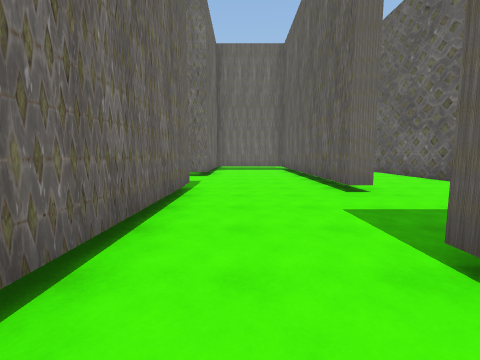
[1] (above)

24 first-person views from a walk through a scene from a Unity 3-D project. The camera is 1.5 m above the floor, tilts 6° down and sees 90° across. The floor is counted in squares, 2 m on a side. Each view is taken from the middle of a square. On the plan, view 1 faces up. The plan holds only what a view shows up to about 9 squares ahead; the rest is blank. The place goes on beyond the plan. The player is left out.

[2]
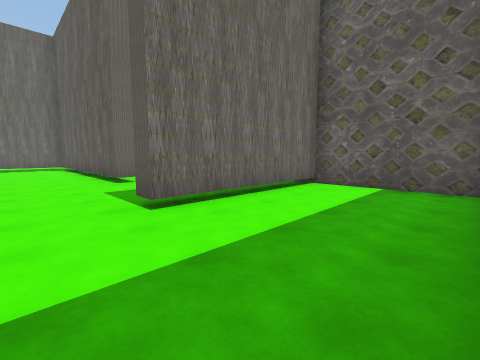

[3]
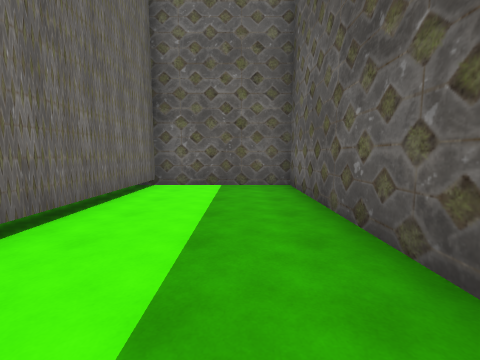

[4]
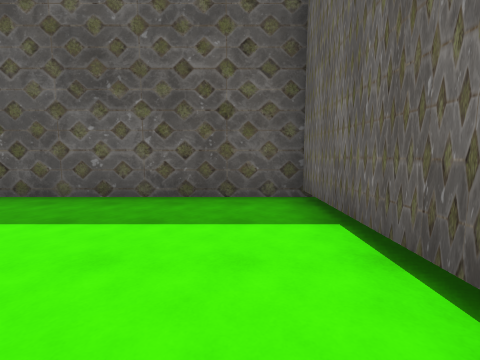

[5]
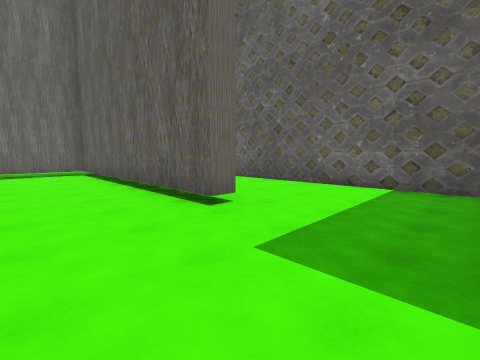

[6]
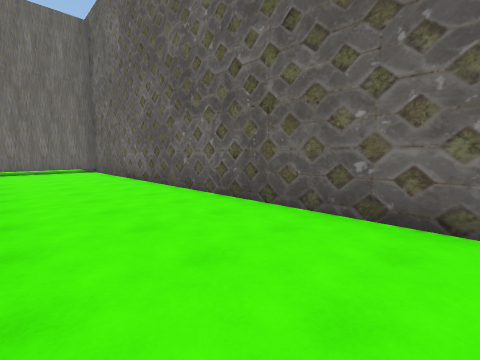

[7]
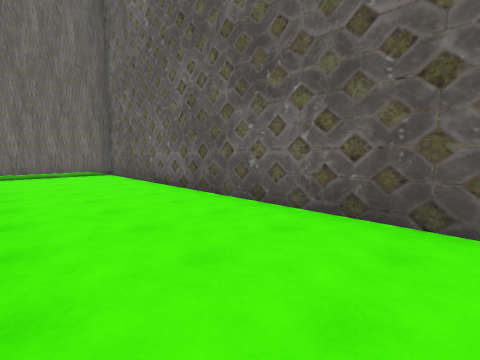

[8]
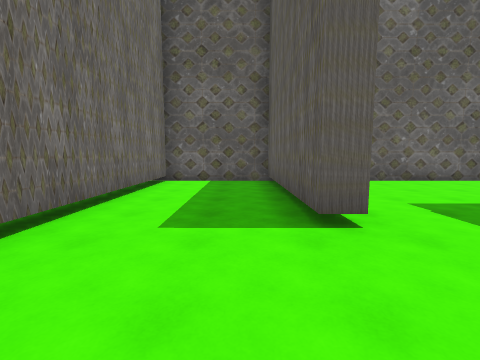

[9]
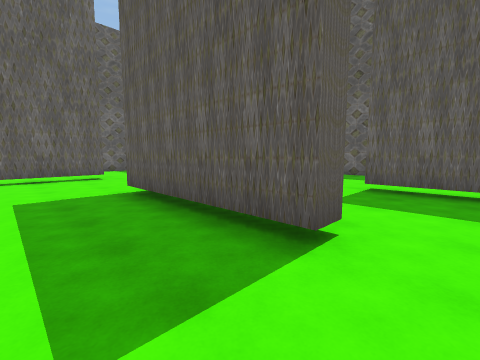

[10]
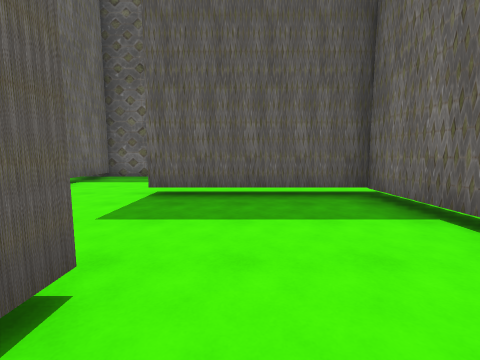

[11]
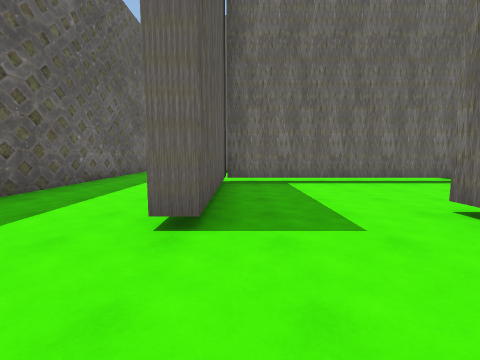

[12]
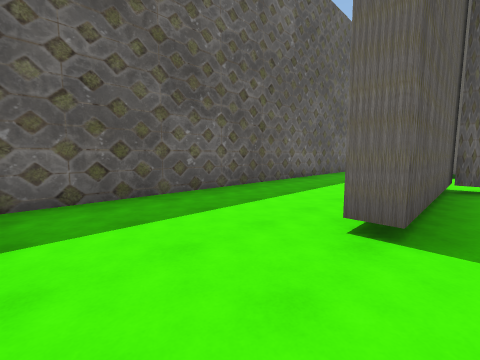

[13]
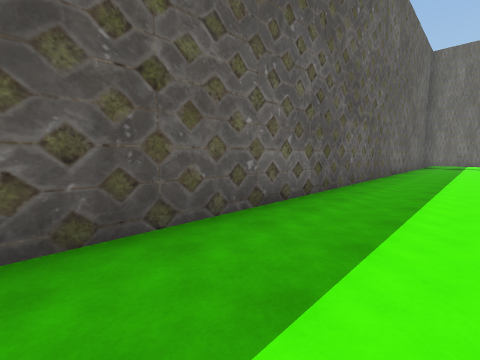

[14]
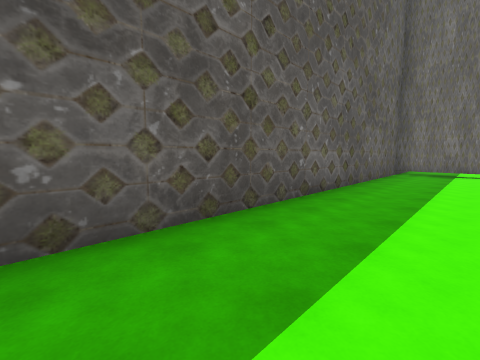

[15]
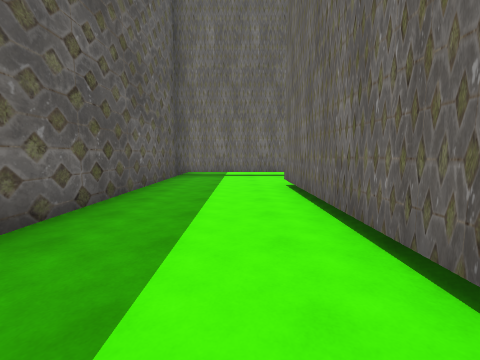

[16]
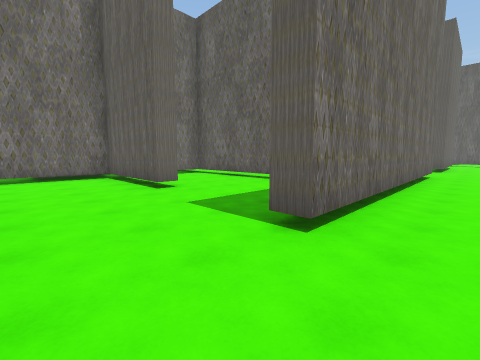

[17]
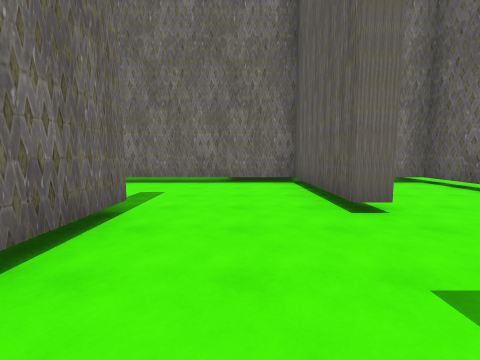

[18]
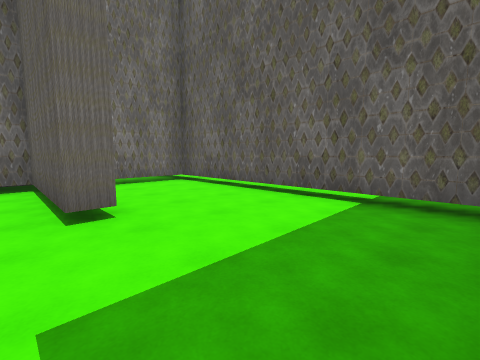

[19]
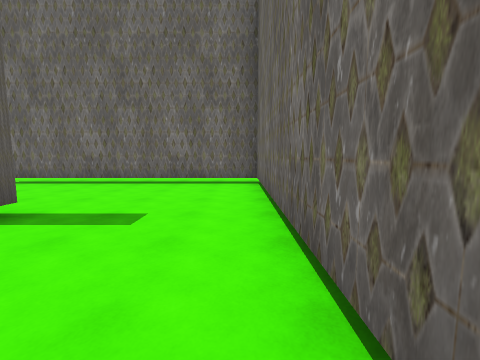

[20]
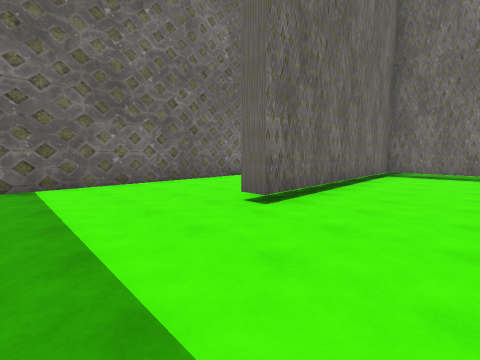

[21]
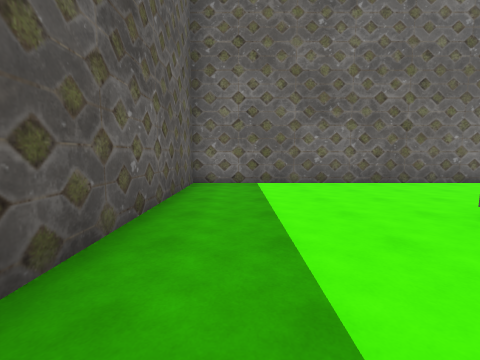

[22]
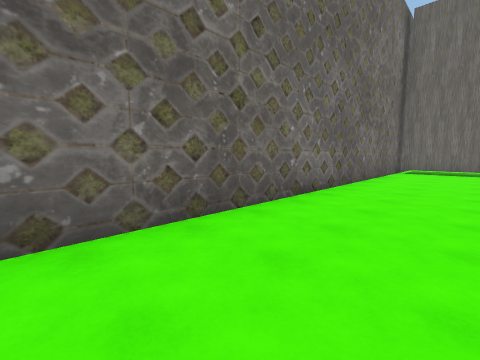

[23]
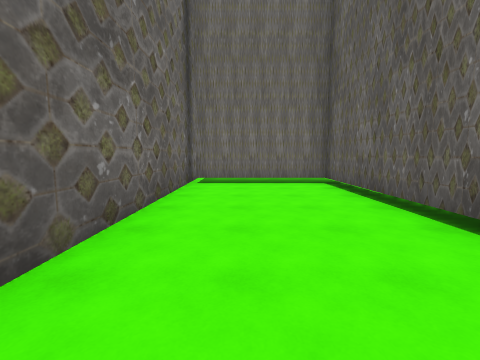

[24]
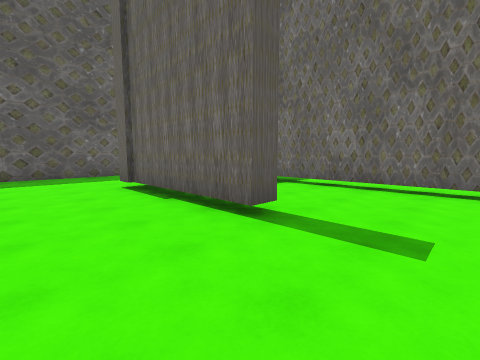

### Floor plan
Key: @ floor where view 1 was taken; # wall or solid block; . floor; T thing the floor can be seen under or through.
Columns run from 31 left of view 1 to 6 right of it. Each row starts with its distance up from view 1.
 19                                 ######
 18                                ......#
 17                               .......#
 16                                ..#####
 15                                ......#
 14                                ......#
 13 ######                         ......#
 12 #....#                         ###...#
 11 #....#                         ..#...#
 10 #....#                         ..#...#
  9 #...###########T.            #...#...#
  8 #...#.......#..T.    .#      ....#...#
  7 #...#.......#..T......#..........#...#
  6 #...#.......#..T......#..........#...#
  5 #...#...#......T...#..#...#####..#...#
  4 #...#...#......T.. #..#...... #......#
  3 #...#...#......T.  #..#...... #......#
  2 #...#...#......T.  #..#.......#......#
  1 #.......#...########..#####...#..#####
  0 #.......#.....................#@.....#
 -1 #.......#.....................#......#
 -2 #...... #.....................#......#
 -3 ####### ##############################

Positions as (right, up) in squares from view 1, and headings:
1: (0, 0), facing up
2: (0, -2), facing up-right
3: (0, -1), facing right
4: (0, 2), facing down
5: (0, 2), facing up-right
6: (3, 4), facing up-right
7: (3, 6), facing up-right
8: (-1, 17), facing right
9: (-6, 7), facing down-right
10: (-6, 6), facing down
11: (-2, 2), facing left
12: (-2, 2), facing down-left
13: (-6, 0), facing down-left
14: (-12, 0), facing down-left
15: (-14, 0), facing left
16: (-22, 0), facing up-right
17: (-21, 2), facing up
18: (-20, 2), facing up-right
19: (-20, 8), facing left
20: (-24, -1), facing up-left
21: (-24, -1), facing left
22: (-28, 1), facing up-left
23: (-29, 6), facing up
24: (-10, 7), facing down-left
